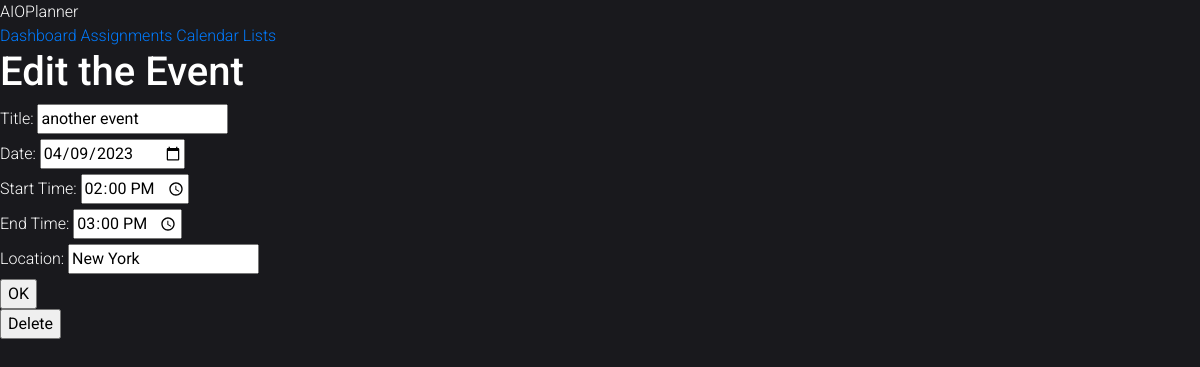
The app's page /editEvent/1 with its own data.
### src/Models/models.py (models this page shows, shortened)
class Event(db.Model):
    id = db.Column(db.Integer, primary_key = True)
    title = db.Column(db.String(200), nullable = False)
    completed = db.Column(db.Integer, default = 0)
    date_created = db.Column(db.DateTime, default = datetime.utcnow)
    dateTime_of_event = db.Column(db.DateTime, default = datetime.utcnow)
    location_of_event = db.Column(db.String(200), nullable = False)
    endTime_of_event = db.Column(db.String(200), nullable = False)

### src/Services/calendar.py (the view)
@calendar_monthly_page.route("/editEvent/<int:id>", methods = ["GET","POST"])
def editEvent(id):
    task_to_update = Event.query.get_or_404(id)
    if request.method == "POST":
        task_to_update.title = request.form['eventTitle']
        date = request.form.get("eventDate")
        time = request.form.get("eventTime")[:5]
        dt = datetime.strptime(date + " " + time,"%Y-%m-%d %H:%M")
        task_to_update.dateTime_of_event = dt
        task_to_update.location_of_event = request.form['eventLocation']
        try:
            db.session.commit()
            return redirect("/calendar")
        except:
            return "There was an issue updating your event"
    else:
        task_to_update = Event.query.get_or_404(id)
        return render_template("Calendar/editEvent.html",task_to_update = task_to_update)

### templates/Calendar/editEvent.html
{% extends "base.html" %}
{% block head %}
<link rel = "stylesheet" href = "../../static/css/main.css">
{% endblock %}
{% block body %}
<div class = edit_content>
    <h1 class = "createButtons">Edit the Event</h1>
    <form action = "/editEvent/{{task_to_update.id}}" method =  "POST">
        {%if task_to_update.title %}
        <label class = "createButtons" for="eventTitle"> Title: </label>
        <input type="text"  name="eventTitle" id = "eventTitle" value = "{{task_to_update.title}}">
        <br>
        {%endif%}
        {%if task_to_update.dateTime_of_event.date() %}
        <label class = "createButtons" for="eventDate"> Date: </label>
        <input type="date"  name="eventDate" id = "eventDate" value = "{{task_to_update.dateTime_of_event.date()}}">
        <br>
        {%endif%}
        {%if task_to_update.dateTime_of_event.time()%}
        <label class = "createButtons" for="eventTime"> Start Time: </label>
        <input type="time"  name="eventTime" id = "eventTime" value = "{{task_to_update.dateTime_of_event.time()}}">
        <br>
        {%endif%}
        {%if task_to_update.endTime_of_event%}
        <label class = "createButtons" for="eventTime"> End Time: </label>
        <input type="time"  name="eventTime" id = "eventTime" value = "{{task_to_update.endTime_of_event}}">
        <br>
        {%endif%}
        {%if task_to_update.location_of_event%}
        <label class = "createButtons" for="eventLocation"> Location: </label>
        <input type="text"  name="eventLocation" id = "eventLocation" value = "{{task_to_update.location_of_event }}">
        <br>
        {%endif%}
        <input type = "submit" value = "OK">
    </form>
    <form action = "/deleteEvent/{{task_to_update.id}}" method = "POST">
        <input type = "submit" name = "delete" value = "Delete">
    </form>
</div>
{% endblock %}

### static/css/main.css (style rules this page uses)
body { animation: fadeInAnimation ease 1.3s; animation-iteration-count: 1; animation-fill-mode: forwards; }
.createButtons { color: #fff; }

### static/css-table-18/css/style.css (style rules this page uses)
body { font-family: "Roboto", -apple-system, BlinkMacSystemFont, "Segoe UI", Roboto, "Helvetica Neue", Arial, "Noto Sans", sans-serif, "Apple Color Emoji", "Segoe UI Emoji", "Segoe UI Symbol", "Noto Color Emoji"; background-color: #19191d; font-weight: 300; }
h1, h2, h3, h4, h5, h6, .h1, .h2, .h3, .h4, .h5, .h6 { font-family: "Roboto", -apple-system, BlinkMacSystemFont, "Segoe UI", Roboto, "Helvetica Neue", Arial, "Noto Sans", sans-serif, "Apple Color Emoji", "Segoe UI Emoji", "Segoe UI Symbol", "Noto Color Emoji"; }

### records on screen
Event: eventTitle "another event", eventDate "04/09/2023", eventTime "14:00:00", eventTime "15:00", eventLocation "New York"
